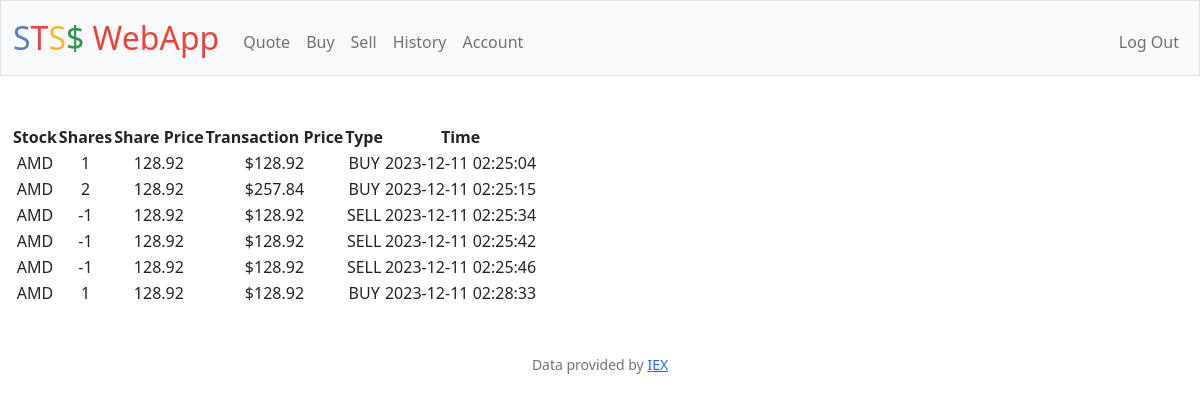
Screenshot of /history (signed in) with the database file from the repository.
### tables this page shows
CREATE TABLE 'transactions' (id INTEGER PRIMARY KEY AUTOINCREMENT, user_id INTEGER NOT NULL, symbol TEXT NOT NULL, shares INTEGER NOT NULL, price REAL,'time' DATETIME, 'type' TEXT);

### app.py (the view)
@app.route("/history")
@login_required
def history():
    user_id = session["user_id"]
    rows = db.execute("SELECT symbol, shares, price, time, type FROM transactions WHERE user_id = ?;", user_id)
    for row in rows:
        shares = abs(row["shares"])
        price = row["price"]
        row["transaction_price"] = shares * price
    return render_template("history.html", rows=rows)

### app.py (called while the page is built)
@app.after_request
def after_request(response):
    response.headers["Cache-Control"] = "no-cache, no-store, must-revalidate"
    response.headers["Expires"] = 0
    response.headers["Pragma"] = "no-cache"
    return response

### helpers.py (called while the page is built)
def login_required(f):
    @wraps(f)
    def decorated_function(*args, **kwargs):
        if session.get("user_id") is None:
            return redirect("/login")
        return f(*args, **kwargs)
    return decorated_function

def usd(value):
    return f"${value:,.2f}"

### templates/history.html (shortened to what this page needs)
{% extends "layout.html" %}
{% block main %}
<table>
    <thead>
        <tr>
            <th>Stock</th>
            <th>Shares</th>
            <th>Share Price</th>
            <th>Transaction Price</th>
            <th>Type</th>
            <th>Time</th>
        </tr>
    </thead>
    <tbody>
        {% for row in rows %}
            <tr>
                <td>{{ row.symbol.upper() }}</td>
                <td>{{ row.shares }}</td>
                <td>{{ row.price }}</td>
                <td>{{ row.transaction_price | usd }}</td>
                <td>{{ row.type }}</td>
                <td>{{ row.time }}</td>
            </tr>
        {% endfor %}
    </tbody>
</table>
{% endblock %}

### rows the page displays
transactions: symbol "AMD", shares "1", price "128.92", transaction_price "$128.92", type "BUY", time "2023-12-11 02:25:04"
transactions: symbol "AMD", shares "2", price "128.92", transaction_price "$257.84", type "BUY", time "2023-12-11 02:25:15"
transactions: symbol "AMD", shares "-1", price "128.92", transaction_price "$128.92", type "SELL", time "2023-12-11 02:25:34"
transactions: symbol "AMD", shares "-1", price "128.92", transaction_price "$128.92", type "SELL", time "2023-12-11 02:25:42"
transactions: symbol "AMD", shares "-1", price "128.92", transaction_price "$128.92", type "SELL", time "2023-12-11 02:25:46"
transactions: symbol "AMD", shares "1", price "128.92", transaction_price "$128.92", type "BUY", time "2023-12-11 02:28:33"
